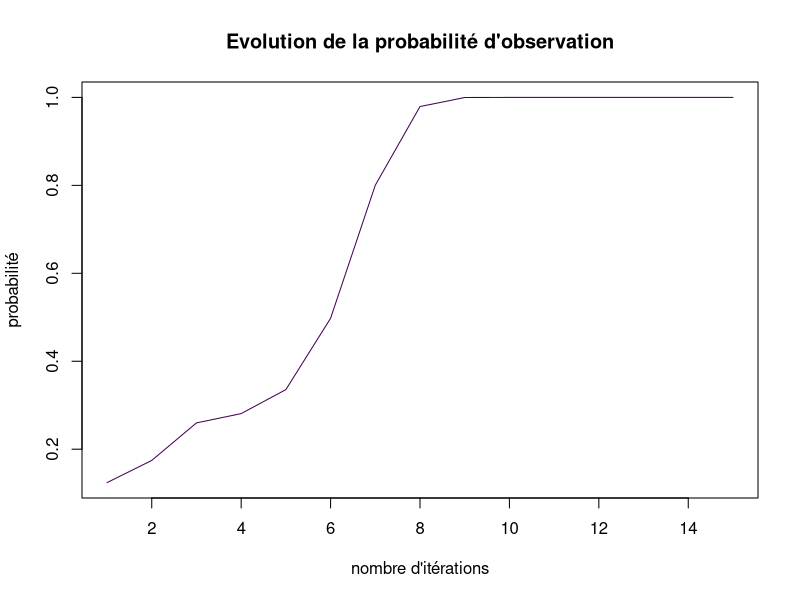

Generate this figure with R:
#### EM Discret ####

rm(list = ls())


# Palette
library(viridisLite)
c.pal <- viridis(2)

# Forward/Backward Algorithm #

# Fonction qui renvoie la coordonnée de l'obersvation V
which_vec <- function(seq, V) {
  s <- vector(length = length(seq))
  for (i in 1:length(seq)) {
    s[i] <- which(seq[i] == V)
  }
  return(s)
}

# ----------------- Backward -----------------

backward_prob <- function(A, B, E, V, mu, seq) {
  s <- which_vec(seq, V)
  # Initialisation
  Beta_T <- rep(1, length(E))

  ans <- cbind(matrix(NA, nrow = length(E), ncol = length(s) - 1), Beta_T)

  # Boucle sur le temps ``
  l <- length(s) - 1
  while (l >= 1) {
    ans[, l] <- A %*% (B[, s[l + 1]] * ans[, l + 1])

    l <- l - 1
  }

  # Resultat au temps t=0 final (utilisé plus tard)
  res <- (mu * B[, s[1]]) %*% ans[, 1]

  return(ans)
}


# ----------------- Forward -----------------

# On veut calculer alpha_t

# t représente la fin
forward_prob <- function(A, B, E, V, mu, seq) {
  s <- which_vec(seq, V)

  # Initialisation
  alpha_1 <- mu * B[, s[1]]

  ans <- cbind(alpha_1, matrix(NA, nrow = length(E), ncol = length(s) - 1))

  # Boucle sur le temps
  for (l in 2:length(s) - 1) {
    ans[, l + 1] <- (t(A) %*% ans[, l]) * B[, s[l + 1]]
  }
  return(ans)
}



# ------------ Proba au temps t en utilisant backward-forward ---------

prob <- function(t, A, B, E, V, mu, seq) {
  if (t == 0) {
    s <- which_vec(seq, V)
    beta_t <- backward_prob(A, B, E, V, mu, seq)
    return((mu * B[, s[1]]) %*% beta_t[, 1])
  }
  else {
    alpha_t <- forward_prob(A, B, E, V, mu, seq)
    beta_t <- backward_prob(A, B, E, V, mu, seq)
    return(sum(alpha_t[, t] * beta_t[, t]))
  }
}


# ---- Implementation des quantites necessaires aux formules de reestimation de Baum_Welch ----

# Fonction xi

xi <- function(A, B, E, V, mu, O, i, j, k) {
  return((forward_prob(A, B, E, V, mu, O)[i, k] *
            A[i, j] * B[j, which_vec(O[k + 1], V)] * 
            backward_prob(A, B, E, V, mu, O)[j, k + 1])
  / prob(0, A, B, E, V, mu, O))
}


# fonction gamma

gamma <- function(A, B, E, V, mu, O, i, k) {
  return((forward_prob(A, B, E, V, mu, O)[i, k] * backward_prob(A, B, E, V, mu, O)[i, k]) / prob(0, A, B, E, V, mu, O))
}

# fonction mu(i)
mu_estim_i <- function(A, B, E, V, mu, O, i, m) {
  mu_i <- 0
  for (l in 1:m) {
    mu_i <- mu_i + gamma(A, B, E, V, mu, O, i, 1) # pour plusieurs sequences O[,l]
  }
  return(mu_i / m)
}

# aij
a_ij_estim <- function(A, B, E, V, mu, O, i, j) {
  numerateur <- numeric(length = length(O) - 1)
  for (k in (1:length(O) - 1)) { # O[, l]
    numerateur[k] <- xi(A, B, E, V, mu, O, i, j, k) # O [, l]
  }

  numerateur <- sum(numerateur)

  denominateur <- numeric(length = length(O) - 1)
  for (k in 1:length(O) - 1) { # O[, l]
    denominateur[k] <- gamma(A, B, E, V, mu, O, i, k) # O[, l]
  }
  denominateur <- sum(denominateur)
  return(numerateur / denominateur)
}


b_jl_estim <- function(A, B, E, V, mu, O, i, v) {
  s <- which_vec(O, V)
  numerateur <- numeric(length = length(O) - 1)
  for (k in 2:length(O) - 1) {
    if (s[k] == v) { # indicatrice (la cordonnee k de la sequence O correspond aux symboles v in V)
      numerateur[k] <- gamma(A, B, E, V, mu, O, i, k)
    }
  }
  numerateur <- sum(numerateur)


  denominateur <- numeric(length = length(O) - 1)
  for (k in (2:length(O) - 1)) {
    denominateur[k] <- gamma(A, B, E, V, mu, O, i, k)
  }
  denominateur <- sum(denominateur)


  return(numerateur / denominateur)
}

# fonction qui retourne la matrice A avec les coef reestimes

A_estim <- function(A, B, E, V, mu, O) {
  A_new <- matrix(nrow = length(E), ncol = length(E))
  for (u in 1:length(E)) {
    for (v in 1:length(E)) {
      A_new [u, v] <- a_ij_estim(A, B, E, V, mu, O, u, v)
    }
  }
  return(A_new)
}

# fonction qui retourne la matrice B avec les coef reestimes

B_estim <- function(A, B, E, V, mu, O) {
  B_new <- matrix(nrow = length(E), ncol = length(V))
  for (u in 1:length(E)) {
    for (v in 1:length(V)) {
      B_new [u, v] <- b_jl_estim(A, B, E, V, mu, O, u, v)
    }
  }
  return(B_new)
}

# fonction qui renvoie le vecteur de proba initial reestime

mu_estim <- function(A, B, E, V, mu, O, m) {
  n <- length(E)
  mu_new <- numeric(length = n)
  for (u in 1:n) {
    mu_new[u] <- mu_estim_i(A, B, E, V, mu, O, u, m)
  }
  return(mu_new)
}

# ---- Algorithme de Baum Welch (cas discret) ----

Baum_Welch <- function(A0, B0, mu0, E, V, observation, max_iteration, eps) {
  prob0 <- prob(length(observation), A0, B0, E, V, mu0, observation)
  p <- 1
  mu1 <- mu_estim(A0, B0, E, V, mu0, observation, 1)
  A1 <- A_estim(A0, B0, E, V, mu0, observation)
  B1 <- B_estim(A0, B0, E, V, mu0, observation)
  prob1 <- prob(length(observation), A1, B1, E, V, mu1, observation)
  if (is.na(prob1) == TRUE) {
    return(list(proba_observation = prob1, proba_initial = mu1, A = A1, B = B1, nb_iteration = p))
  }
  while (abs(prob0 - prob1) > eps & p < max_iteration) {
    prob0 <- prob1
    mu0 <- mu1
    A0 <- A1
    B0 <- B1
    mu1 <- mu_estim(A0, B0, E, V, mu0, observation, 1)
    A1 <- A_estim(A0, B0, E, V, mu0, observation)
    B1 <- B_estim(A0, B0, E, V, mu0, observation)
    prob1 <- prob(length(observation), A1, B1, E, V, mu1, observation)
    if (is.na(prob1) == TRUE) {
      return(list(proba_observation = prob1, proba_initial = mu1, A = A1, B = B1, nb_iteration = p))
    }
    p <- p + 1
  }

  return(list(proba_observation = prob1, proba_initial = mu1, A = A1, B = B1, nb_iteration = p))
}


# ---- Application de l'algorithme de Baum-Welch ----

A <- matrix(c(
  0.6, 0.3, 0.1,
  0.1, 0.8, 0.1,
  0.1, 0.3, 0.6
),
byrow = TRUE, ncol = 3
)

B <- matrix(c(
  1, .5,
  0, 0,
  0.5, 1
), ncol = 2)

E <- c(1, 2, 3)
V <- c("a", "b")
mu <- c(0.6, 0.2, 0.2)
observation <- c("a", "b", "b", "a")

(proba_initiale <- prob(length(observation), A, B, E, V, mu, observation))

# Estimation des parametres

HMM_result <- Baum_Welch(A, B, mu, E, V, observation, 15, 1e-8)

# Evolution de la probabilite en fonction du nombre d iterations

list_proba <- function(A, B, mu, E, V, obsrvation, eps, ite) {
  proba <- numeric(length = ite)
  for (i in 1:ite) {
    proba[i] <- Baum_Welch(A, B, mu, E, V, observation, i, eps)$proba_observation
  }
  return(proba)
}

evol_proba <- list_proba(A, B, mu, E, V, observation, 1e-8, 15)
plot(evol_proba,
  type = "l", col = c.pal[1], ylab = "probabilité", xlab = "nombre d'itérations",
  main = "Evolution de la probabilité d'observation"
)
